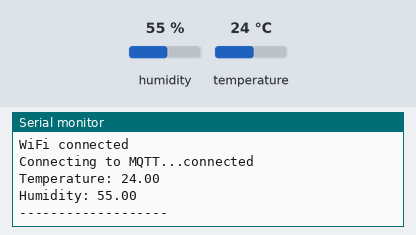
Simulated run of this program. Board: ESP32. Shown: the last lines printed to the serial monitor. Inputs (shaded band) come from the test bench; at power-on: humidity 55 %, temperature 24 °C. WiFi joins after 1.5 s; servers stay silent unless stated; no MQTT or app messages arrive unless stated.

Above: at 2.7 s.
2.8 s: humidity set to 22 %
At 4.7 s:
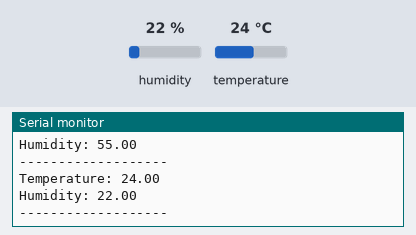
5.5 s: temperature set to 12 °C
At 7.1 s:
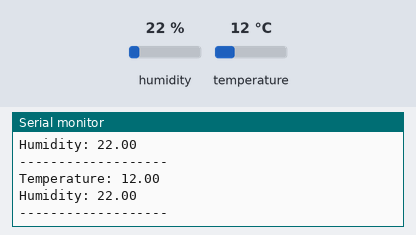
8.2 s: humidity set to 40 %
At 10.7 s:
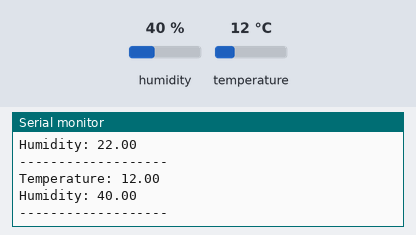
Timing chart, 0 to 12.2 s (numbered marks = the images above; inputs shaded):
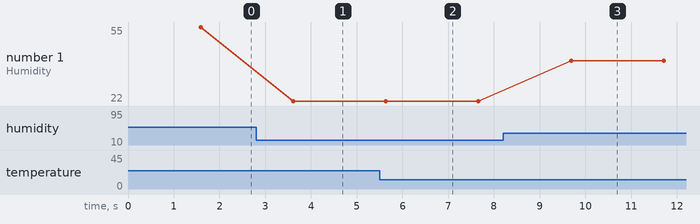

Measured:
- after the input at 2.8 s, the serial monitor: prints a new line after 0.81 s (image 1)
- after the input at 5.5 s, the serial monitor: prints a new line after 0.14 s (image 2)
- after the input at 8.2 s, the serial monitor: prints a new line after 1.5 s (image 3)
- plotted number 1: 55 → 22 after the input at 2.8 s, 22 → 40 after the input at 8.2 s

The program:

main.cpp
```cpp
#include <Arduino.h>
#include <WiFi.h>
#include <PubSubClient.h>
#include "DHT.h"

// ---------------- WIFI ----------------
const char* ssid = "YOUR_WIFI_NAME";
const char* password = "YOUR_WIFI_PASSWORD";

// ---------------- MQTT ----------------
const char* mqtt_server = "broker.hivemq.com";

WiFiClient espClient;
PubSubClient client(espClient);

// ---------------- DHT ----------------
#define DHTPIN 4
#define DHTTYPE DHT11

DHT dht(DHTPIN, DHTTYPE);

void setup_wifi() {
    delay(10);

    Serial.println();
    Serial.print("Connecting to WiFi");

    WiFi.begin(ssid, password);

    while (WiFi.status() != WL_CONNECTED) {
        delay(500);
        Serial.print(".");
    }

    Serial.println();
    Serial.println("WiFi connected");
}

void reconnect() {
    while (!client.connected()) {

        Serial.print("Connecting to MQTT...");

        if (client.connect("ESP32Client")) {
            Serial.println("connected");
        } else {
            Serial.print("failed, rc=");
            Serial.print(client.state());
            delay(2000);
        }
    }
}

void setup() {

    Serial.begin(115200);

    dht.begin();

    setup_wifi();

    client.setServer(mqtt_server, 1883);
}

void loop() {

    if (!client.connected()) {
        reconnect();
    }

    client.loop();

    float temperature = dht.readTemperature();
    float humidity = dht.readHumidity();

    if (isnan(temperature) || isnan(humidity)) {
        Serial.println("Failed to read from DHT sensor!");
        delay(2000);
        return;
    }

    char tempString[8];
    dtostrf(temperature, 1, 2, tempString);

    char humString[8];
    dtostrf(humidity, 1, 2, humString);

    client.publish("iiitv/temperature", tempString);
    client.publish("iiitv/humidity", humString);

    Serial.print("Temperature: ");
    Serial.println(tempString);

    Serial.print("Humidity: ");
    Serial.println(humString);

    Serial.println("-------------------");

    delay(2000);
}
```
